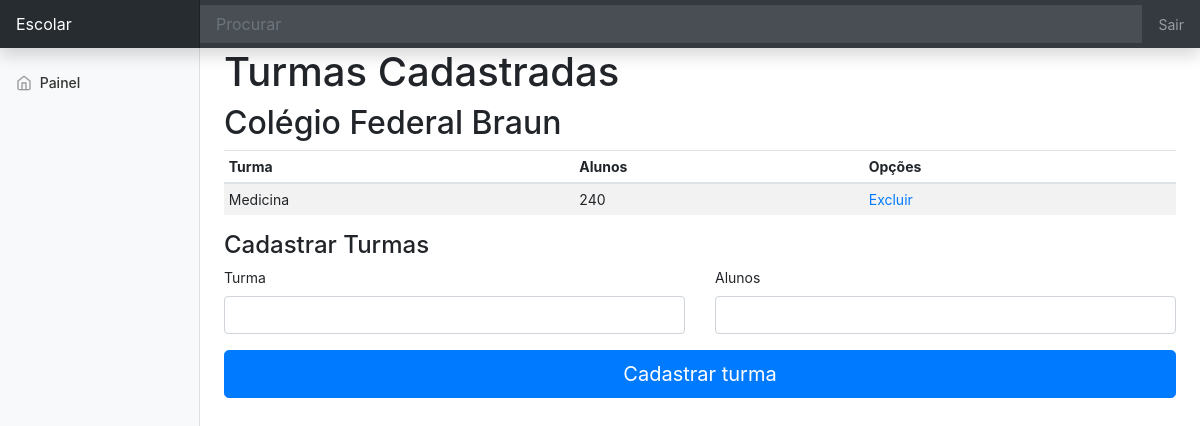
The app's page /turmas/3 with its own data.
### app.py (models this page shows, shortened)
class School(db.Model):
    id = db.Column(db.Integer, primary_key = True)
    name = db.Column(db.String(200), nullable = False)
    neigh = db.Column(db.String(200), nullable = False)
    students = db.Column(db.Integer, default = 0)
    endow = db.Column(db.Float)

class Classes(db.Model):
    id = db.Column(db.Integer, primary_key = True)
    name = db.Column(db.String(200), nullable = False)
    students = db.Column(db.Integer, default = 0)
    school = db.Column(db.String(200), nullable = False)

### app.py (the view)
@app.route('/turmas/<int:id>', methods=['POST', 'GET'])
def update(id):
    school_sel = School.query.filter_by(id = id).all()
    school_name = school_sel[0].name
    classes = Classes.query.filter_by(school = school_sel[0].name).all()
    if request.method == 'POST':
        turma = request.form['turma']
        alunos = request.form['alunos']
        total_alunos = school_sel[0].students
        total_alunos = total_alunos + int(alunos)
        new_class = Classes(name = turma, students = alunos, school = school_sel[0].name)
        school = School.query.get_or_404(id)
        school.students = total_alunos
        try:
            db.session.add(new_class)
            db.session.commit()
        except:
            return "There was an issue"
        return redirect('/turmas/'+str(id))
    else:
        return render_template('turmas.html', classes = classes, school_name = school_name, id = id)

### templates/turmas.html (shortened to what this page needs)
{% extends 'base.html' %}
{% block body %}
<div class="container-fluid">
  <div class="row">
    <nav id="sidebarMenu" class="col-md-3 col-lg-2 d-md-block bg-light sidebar collapse">
      <div class="sidebar-sticky pt-3">
        <ul class="nav flex-column">
          <li class="nav-item">
            <a class="nav-link" href="#">
              <span data-feather="home"></span>
              Painel<span class="sr-only">(current)</span>
            </a>
          </li>
        </ul>
      </div>
    </nav>
    <main role="main" class="col-md-9 ml-sm-auto col-lg-10 px-md-4">
      <h1>Turmas Cadastradas</h1>
      <h2>{{ school_name }}</h2>
      <div class="table-responsive">
        <table class="table table-striped table-sm">
          <thead>
            <tr>
              <th>Turma</th>
              <th>Alunos</th>
              <th>Opções</th>
            </tr>
          </thead>
          <tbody>
            {% for class_sel in classes %}
            <tr>
                <td>{{ class_sel.name }}</td>
                <td>{{ class_sel.students }}</td>
                <td>
                    <a href="">Excluir</a>
                </td>
            </tr>
            {% endfor %}
          </tbody>
        </table>
      </div>
      <h4>Cadastrar Turmas</h4>
      <form action="/turmas/{{ id }}" method="POST" class="needs-validation" novalidate>
        <div class="row">
          <div class="col-md-6 mb-3">
            <label for="firstName">Turma</label>
            <input type="text" class="form-control" id="turma" name="turma" placeholder="" value="" required>
          </div>
          <div class="col-md-6 mb-3">
            <label for="lastName">Alunos</label>
            <input type="number" class="form-control" id="alunos" name="alunos" placeholder="" value="" required>
          </div>
        </div>
        <button class="btn btn-primary btn-lg btn-block" type="submit">Cadastrar turma</button>
      </form>
    </main>
        </div>
 </div>
{% endblock %}

### static/css/dashboard.css (style rules this page uses)
body { font-size: .875rem; }
.feather { width: 16px; height: 16px; vertical-align: text-bottom; }
.sidebar { position: fixed; top: 0; bottom: 0; left: 0; z-index: 100; padding: 48px 0 0; box-shadow: inset -1px 0 0 rgba(0, 0, 0, .1); }
.sidebar-sticky { position: relative; top: 0; height: calc(100vh - 48px); padding-top: .5rem; overflow-x: hidden; overflow-y: auto; }
.sidebar .nav-link { font-weight: 500; color: #333; }
.sidebar .nav-link .feather { margin-right: 4px; color: #999; }

### records on screen
School: name "Colégio Federal Braun"
Classes: name "Medicina", students "240"
